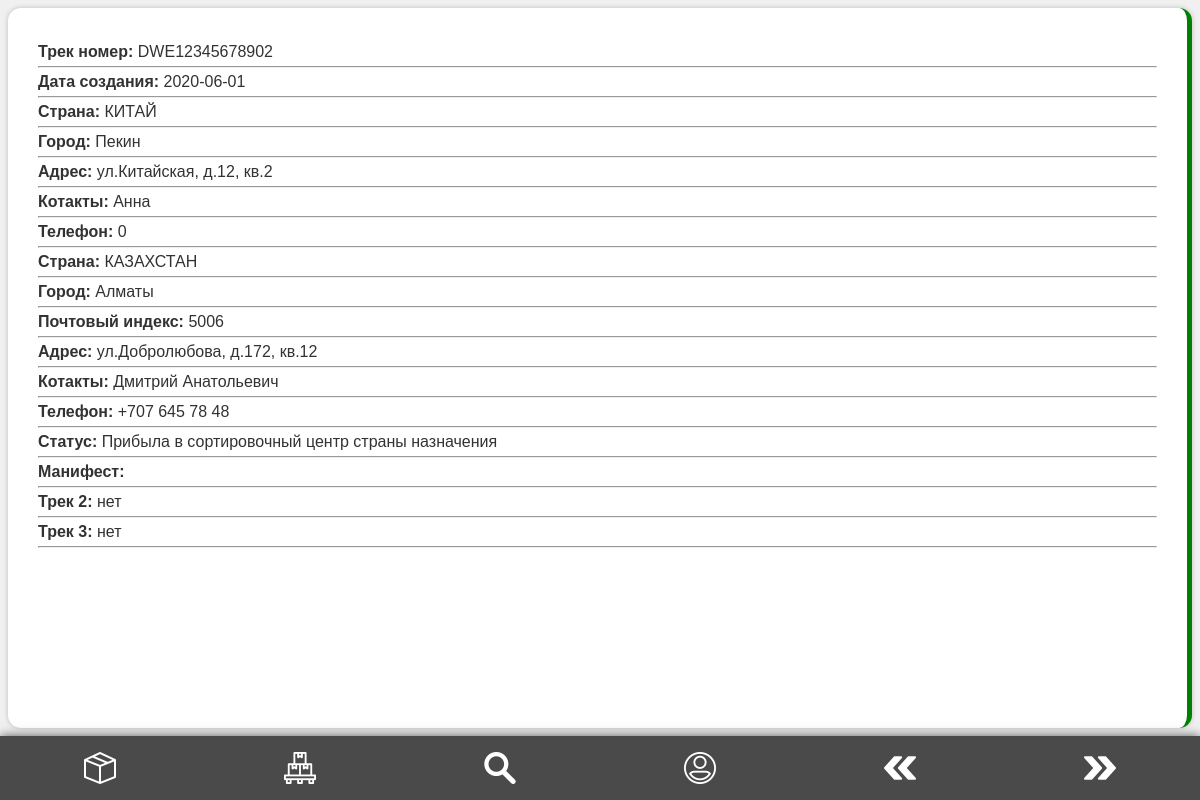
The page /auth/parcel.php?track=DWE12345678902 (signed in) on the database its author committed.
### tables this page shows
CREATE TABLE `dispatch` (
  `id` int(13) NOT NULL,
  `qr_name` varchar(55) DEFAULT NULL,
  `fromDate` varchar(50) DEFAULT NULL,
  `fromCountrie` varchar(55) NOT NULL,
  `fromCity` varchar(55) NOT NULL,
  `fromAdres` varchar(400) NOT NULL,
  `fromContacts` varchar(255) NOT NULL,
  `fromPhone` varchar(20) NOT NULL,
  `toCountrie` varchar(255) NOT NULL,
  `toCity` varchar(77) NOT NULL,
  `toZipcode` int(10) NOT NULL,
  `toAdres` varchar(400) NOT NULL,
  `toContacts` varchar(255) NOT NULL,
  `toPhone` varchar(20) NOT NULL,
  `status` varchar(255) NOT NULL,
  `manifest` varchar(55) NOT NULL,
  `prim` varchar(500) NOT NULL,
  `description` text NOT NULL,
  `price` varchar(55) NOT NULL,
  `pack` varchar(255) NOT NULL,
  `photo` varchar(55) NOT NULL,
  `kuaidi` varchar(255) NOT NULL,
  `code2` varchar(255) NOT NULL DEFAULT 'нет',
  `code3` varchar(255) NOT NULL DEFAULT 'нет'
);

### auth/parcel.php (the view, shortened to what this page needs)
<?php
	require_once '../app/dataBase/connectDB.php';
	if(!empty($_GET['track'])) {
		$sql = 'SELECT * FROM dispatch WHERE qr_name = "'.$_GET['track'].'"';
		$res = $pdo->query($sql);
		$res = $res->fetch(PDO::FETCH_ASSOC);
	}
	switch($res['status']) {
			case "Прибыла в сортировочный центр страны назначения":
				$status = 'statusGreen';
				break;
		}
?>
<!DOCTYPE html>
<html lang="en">
<head>
    <link rel="stylesheet" href="../public/css/style.css">
</head>
<body>
    <section id="content" class="<?=$status;?>">
		<?php
			if($res) {
				echo '<p class="info"><span class="infoDes">Трек номер: </span>' .$res['qr_name'].'</p><hr>';
				echo '<p class="info"><span class="infoDes">Дата создания: </span>' .$res['fromDate'].'</p><hr>';
				echo '<p class="info"><span class="infoDes">Страна: </span>' .$res['fromCountrie'].'</p><hr>';
				echo '<p class="info"><span class="infoDes">Город: </span>' .$res['fromCity'].'</p><hr>';
				echo '<p class="info"><span class="infoDes">Адрес: </span>' .$res['fromAdres'].'</p><hr>';
				echo '<p class="info"><span class="infoDes">Котакты: </span>' .$res['fromContacts'].'</p><hr>';
				echo '<p class="info"><span class="infoDes">Телефон: </span>' .$res['fromPhone'].'</p><hr>';
				echo '<p class="info"><span class="infoDes">Страна: </span>' .$res['toCountrie'].'</p><hr>';
				echo '<p class="info"><span class="infoDes">Город: </span>' .$res['toCity'].'</p><hr>';
				echo '<p class="info"><span class="infoDes">Почтовый индекс: </span>' .$res['toZipcode'].'</p><hr>';
				echo '<p class="info"><span class="infoDes">Адрес: </span>' .$res['toAdres'].'</p><hr>';
				echo '<p class="info"><span class="infoDes">Котакты: </span>' .$res['toContacts'].'</p><hr>';
				echo '<p class="info"><span class="infoDes">Телефон: </span>' .$res['toPhone'].'</p><hr>';
				echo '<p class="info"><span class="infoDes">Статус: </span>' .$res['status'].'</p><hr>';
				echo '<p class="info"><span class="infoDes">Манифест: </span>' .$res['manifest'].'</p><hr>';
				echo '<p class="info"><span class="infoDes">Трек 2: </span>' .$res['code2'].'</p><hr>';
				echo '<p class="info"><span class="infoDes">Трек 3: </span>' .$res['code3'].'</p><hr>';
			} else {
				echo 'Трек номер не найден';
			}
		?>
    </section>
	<?php require_once 'template/footer.php'; ?>
</body>
</html>

### public/css/style.css (style rules this page uses)
* { margin: 0; padding: 0; box-sizing: border-box; font-family: sans-serif; }
body { font-family: sans-serif; background-color: rgb(240, 240, 240); box-sizing: border-box; overflow-x: hidden; color: rgb(50, 50, 50); }
#content { box-sizing: border-box; position: absolute; top: 8px; left: 8px; right: 8px; bottom: calc(8% + 8px); width: calc(100vw - 16px); border-radius: 13px; background-color: rgb(255, 255, 255); padding: 30px; box-shadow: 0 0 5px rgb(188, 188, 188); overflow-y: auto; overflow-x: none; }
.info { padding: 5px 0px; }
.infoDes { font-weight: 700; }
.statusGreen { border-right: 5px solid green; }

### rows shown on the page
dispatch: qr_name "DWE12345678902", fromDate "2020-06-01", fromCountrie "КИТАЙ", fromCity "Пекин", fromAdres "ул.Китайская, д.12, кв.2", fromContacts "Анна", fromPhone "0", toCountrie "КАЗАХСТАН", toCity "Алматы", toZipcode "5006", toAdres "ул.Добролюбова, д.172, кв.12", toContacts "Дмитрий Анатольевич", toPhone "+707 645 78 48", status "Прибыла в сортировочный центр страны назначения", code2 "нет", code3 "нет"
